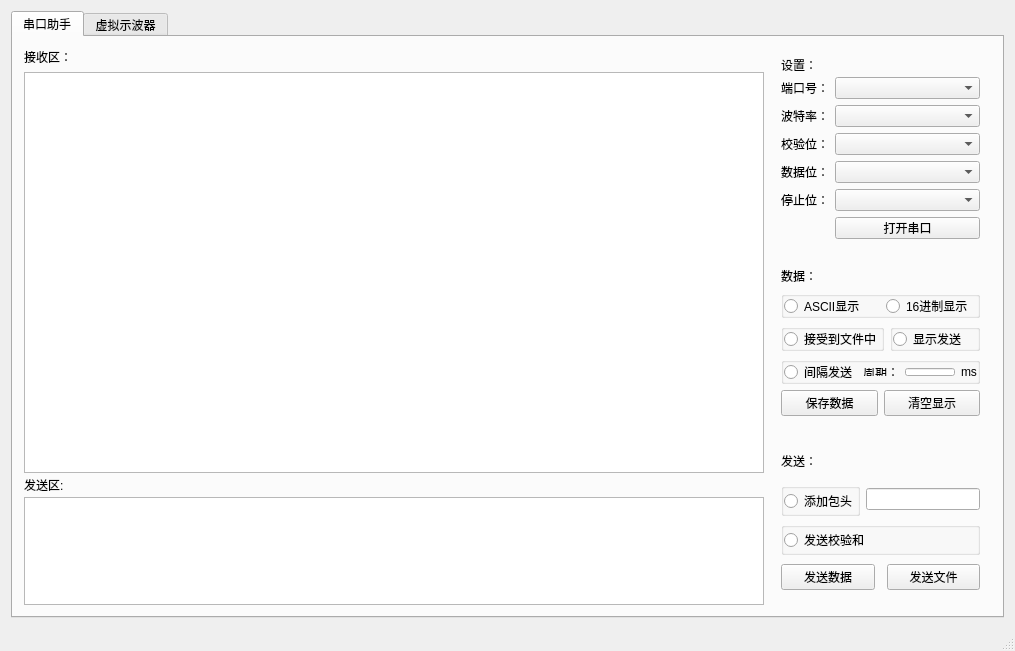
<?xml version="1.0" encoding="UTF-8"?>
<ui version="4.0">
 <class>MainWindow</class>
 <widget class="QMainWindow" name="MainWindow">
  <property name="geometry">
   <rect>
    <x>0</x>
    <y>0</y>
    <width>1009</width>
    <height>639</height>
   </rect>
  </property>
  <property name="windowTitle">
   <string>调试助手</string>
  </property>
  <widget class="QWidget" name="centralWidget">
   <property name="enabled">
    <bool>true</bool>
   </property>
   <layout class="QHBoxLayout" name="horizontalLayout">
    <item>
     <widget class="QTabWidget" name="tabWidget">
      <property name="currentIndex">
       <number>0</number>
      </property>
      <widget class="QWidget" name="tab">
       <attribute name="title">
        <string>串口助手</string>
       </attribute>
       <layout class="QHBoxLayout" name="horizontalLayout_2">
        <item>
         <widget class="QWidget" name="widget_13" native="true">
          <layout class="QVBoxLayout" name="verticalLayout_8">
           <property name="leftMargin">
            <number>0</number>
           </property>
           <property name="topMargin">
            <number>0</number>
           </property>
           <property name="rightMargin">
            <number>0</number>
           </property>
           <property name="bottomMargin">
            <number>0</number>
           </property>
           <item>
            <widget class="QLabel" name="label_12">
             <property name="text">
              <string>接收区：</string>
             </property>
            </widget>
           </item>
           <item>
            <widget class="QTextEdit" name="textEdit_3">
             <property name="minimumSize">
              <size>
               <width>651</width>
               <height>401</height>
              </size>
             </property>
             <property name="lineWrapMode">
              <enum>QTextEdit::FixedColumnWidth</enum>
             </property>
             <property name="textInteractionFlags">
              <set>Qt::TextSelectableByMouse</set>
             </property>
            </widget>
           </item>
           <item>
            <widget class="QLabel" name="label_13">
             <property name="minimumSize">
              <size>
               <width>740</width>
               <height>12</height>
              </size>
             </property>
             <property name="text">
              <string>发送区:</string>
             </property>
            </widget>
           </item>
           <item>
            <widget class="QTextEdit" name="textEdit_4">
             <property name="maximumSize">
              <size>
               <width>16777215</width>
               <height>150</height>
              </size>
             </property>
            </widget>
           </item>
          </layout>
         </widget>
        </item>
        <item>
         <widget class="QWidget" name="widget_14" native="true">
          <property name="enabled">
           <bool>true</bool>
          </property>
          <property name="sizePolicy">
           <sizepolicy hsizetype="Ignored" vsizetype="Ignored">
            <horstretch>0</horstretch>
            <verstretch>0</verstretch>
           </sizepolicy>
          </property>
          <property name="minimumSize">
           <size>
            <width>221</width>
            <height>555</height>
           </size>
          </property>
          <property name="maximumSize">
           <size>
            <width>221</width>
            <height>16777215</height>
           </size>
          </property>
          <property name="sizeIncrement">
           <size>
            <width>491</width>
            <height>0</height>
           </size>
          </property>
          <layout class="QVBoxLayout" name="verticalLayout_9">
           <property name="leftMargin">
            <number>0</number>
           </property>
           <property name="topMargin">
            <number>0</number>
           </property>
           <property name="rightMargin">
            <number>0</number>
           </property>
           <property name="bottomMargin">
            <number>0</number>
           </property>
           <item>
            <widget class="QWidget" name="widget_15" native="true">
             <property name="minimumSize">
              <size>
               <width>221</width>
               <height>202</height>
              </size>
             </property>
             <property name="maximumSize">
              <size>
               <width>221</width>
               <height>202</height>
              </size>
             </property>
             <layout class="QVBoxLayout" name="verticalLayout_10">
              <item>
               <widget class="QLabel" name="label_14">
                <property name="maximumSize">
                 <size>
                  <width>203</width>
                  <height>12</height>
                 </size>
                </property>
                <property name="text">
                 <string>设置：</string>
                </property>
               </widget>
              </item>
              <item>
               <layout class="QFormLayout" name="formLayout_2">
                <item row="0" column="0">
                 <widget class="QLabel" name="label_15">
                  <property name="text">
                   <string>端口号：</string>
                  </property>
                 </widget>
                </item>
                <item row="0" column="1">
                 <widget class="QComboBox" name="comboBox_6"/>
                </item>
                <item row="1" column="0">
                 <widget class="QLabel" name="label_16">
                  <property name="text">
                   <string>波特率：</string>
                  </property>
                 </widget>
                </item>
                <item row="1" column="1">
                 <widget class="QComboBox" name="comboBox_7"/>
                </item>
                <item row="2" column="0">
                 <widget class="QLabel" name="label_17">
                  <property name="text">
                   <string>校验位：</string>
                  </property>
                 </widget>
                </item>
                <item row="2" column="1">
                 <widget class="QComboBox" name="comboBox_8"/>
                </item>
                <item row="3" column="0">
                 <widget class="QLabel" name="label_18">
                  <property name="text">
                   <string>数据位：</string>
                  </property>
                 </widget>
                </item>
                <item row="3" column="1">
                 <widget class="QComboBox" name="comboBox_9"/>
                </item>
                <item row="4" column="0">
                 <widget class="QLabel" name="label_19">
                  <property name="text">
                   <string>停止位：</string>
                  </property>
                 </widget>
                </item>
                <item row="4" column="1">
                 <widget class="QComboBox" name="comboBox_10"/>
                </item>
                <item row="5" column="1">
                 <widget class="QPushButton" name="pushButton_5">
                  <property name="text">
                   <string>打开串口</string>
                  </property>
                 </widget>
                </item>
               </layout>
              </item>
             </layout>
            </widget>
           </item>
           <item>
            <widget class="QWidget" name="widget_16" native="true">
             <property name="minimumSize">
              <size>
               <width>221</width>
               <height>171</height>
              </size>
             </property>
             <property name="maximumSize">
              <size>
               <width>16777215</width>
               <height>171</height>
              </size>
             </property>
             <property name="sizeIncrement">
              <size>
               <width>250</width>
               <height>171</height>
              </size>
             </property>
             <layout class="QVBoxLayout" name="verticalLayout_11">
              <item>
               <widget class="QLabel" name="label_20">
                <property name="text">
                 <string>数据：</string>
                </property>
               </widget>
              </item>
              <item>
               <widget class="QGroupBox" name="groupBox_7">
                <property name="title">
                 <string/>
                </property>
                <layout class="QHBoxLayout" name="horizontalLayout_13">
                 <property name="spacing">
                  <number>10</number>
                 </property>
                 <property name="leftMargin">
                  <number>0</number>
                 </property>
                 <property name="topMargin">
                  <number>0</number>
                 </property>
                 <property name="rightMargin">
                  <number>0</number>
                 </property>
                 <property name="bottomMargin">
                  <number>0</number>
                 </property>
                 <item>
                  <widget class="QRadioButton" name="radioButton_8">
                   <property name="text">
                    <string>ASCII显示</string>
                   </property>
                  </widget>
                 </item>
                 <item>
                  <widget class="QRadioButton" name="radioButton_9">
                   <property name="text">
                    <string>16进制显示</string>
                   </property>
                  </widget>
                 </item>
                </layout>
               </widget>
              </item>
              <item>
               <widget class="QWidget" name="widget_17" native="true">
                <layout class="QHBoxLayout" name="horizontalLayout_14">
                 <property name="leftMargin">
                  <number>0</number>
                 </property>
                 <property name="topMargin">
                  <number>0</number>
                 </property>
                 <property name="rightMargin">
                  <number>0</number>
                 </property>
                 <property name="bottomMargin">
                  <number>0</number>
                 </property>
                 <item>
                  <widget class="QGroupBox" name="groupBox_8">
                   <property name="title">
                    <string/>
                   </property>
                   <layout class="QVBoxLayout" name="verticalLayout_12">
                    <property name="leftMargin">
                     <number>0</number>
                    </property>
                    <property name="topMargin">
                     <number>0</number>
                    </property>
                    <property name="rightMargin">
                     <number>0</number>
                    </property>
                    <property name="bottomMargin">
                     <number>0</number>
                    </property>
                    <item>
                     <widget class="QRadioButton" name="radioButton_10">
                      <property name="text">
                       <string>接受到文件中</string>
                      </property>
                     </widget>
                    </item>
                   </layout>
                  </widget>
                 </item>
                 <item>
                  <widget class="QGroupBox" name="groupBox_9">
                   <property name="title">
                    <string/>
                   </property>
                   <layout class="QHBoxLayout" name="horizontalLayout_15">
                    <property name="leftMargin">
                     <number>0</number>
                    </property>
                    <property name="topMargin">
                     <number>0</number>
                    </property>
                    <property name="rightMargin">
                     <number>0</number>
                    </property>
                    <property name="bottomMargin">
                     <number>0</number>
                    </property>
                    <item>
                     <widget class="QRadioButton" name="radioButton_11">
                      <property name="text">
                       <string>显示发送</string>
                      </property>
                     </widget>
                    </item>
                   </layout>
                  </widget>
                 </item>
                </layout>
               </widget>
              </item>
              <item>
               <widget class="QGroupBox" name="groupBox_10">
                <property name="title">
                 <string/>
                </property>
                <layout class="QHBoxLayout" name="horizontalLayout_16">
                 <property name="leftMargin">
                  <number>0</number>
                 </property>
                 <property name="topMargin">
                  <number>0</number>
                 </property>
                 <property name="rightMargin">
                  <number>0</number>
                 </property>
                 <property name="bottomMargin">
                  <number>0</number>
                 </property>
                 <item>
                  <widget class="QRadioButton" name="radioButton_12">
                   <property name="text">
                    <string>间隔发送</string>
                   </property>
                  </widget>
                 </item>
                 <item>
                  <widget class="QWidget" name="widget_18" native="true">
                   <layout class="QHBoxLayout" name="horizontalLayout_17">
                    <property name="leftMargin">
                     <number>0</number>
                    </property>
                    <property name="topMargin">
                     <number>5</number>
                    </property>
                    <property name="rightMargin">
                     <number>0</number>
                    </property>
                    <property name="bottomMargin">
                     <number>5</number>
                    </property>
                    <item>
                     <widget class="QLabel" name="label_21">
                      <property name="text">
                       <string>周期：</string>
                      </property>
                     </widget>
                    </item>
                    <item>
                     <widget class="QLineEdit" name="lineEdit_3"/>
                    </item>
                    <item>
                     <widget class="QLabel" name="label">
                      <property name="text">
                       <string>ms</string>
                      </property>
                     </widget>
                    </item>
                   </layout>
                  </widget>
                 </item>
                </layout>
               </widget>
              </item>
              <item>
               <widget class="QWidget" name="widget_19" native="true">
                <layout class="QHBoxLayout" name="horizontalLayout_18">
                 <property name="leftMargin">
                  <number>0</number>
                 </property>
                 <property name="topMargin">
                  <number>0</number>
                 </property>
                 <property name="rightMargin">
                  <number>0</number>
                 </property>
                 <property name="bottomMargin">
                  <number>0</number>
                 </property>
                 <item>
                  <widget class="QPushButton" name="pushButton_6">
                   <property name="text">
                    <string>保存数据</string>
                   </property>
                  </widget>
                 </item>
                 <item>
                  <widget class="QPushButton" name="pushButton_7">
                   <property name="text">
                    <string>清空显示</string>
                   </property>
                  </widget>
                 </item>
                </layout>
               </widget>
              </item>
             </layout>
            </widget>
           </item>
           <item>
            <widget class="QWidget" name="widget_20" native="true">
             <property name="minimumSize">
              <size>
               <width>221</width>
               <height>171</height>
              </size>
             </property>
             <property name="maximumSize">
              <size>
               <width>16777215</width>
               <height>171</height>
              </size>
             </property>
             <property name="sizeIncrement">
              <size>
               <width>272</width>
               <height>109</height>
              </size>
             </property>
             <layout class="QVBoxLayout" name="verticalLayout_13">
              <item>
               <widget class="QLabel" name="label_22">
                <property name="text">
                 <string>发送：</string>
                </property>
               </widget>
              </item>
              <item>
               <widget class="QWidget" name="widget_21" native="true">
                <layout class="QHBoxLayout" name="horizontalLayout_19">
                 <property name="leftMargin">
                  <number>0</number>
                 </property>
                 <property name="topMargin">
                  <number>0</number>
                 </property>
                 <property name="rightMargin">
                  <number>0</number>
                 </property>
                 <property name="bottomMargin">
                  <number>0</number>
                 </property>
                 <item>
                  <widget class="QGroupBox" name="groupBox_11">
                   <property name="title">
                    <string/>
                   </property>
                   <layout class="QHBoxLayout" name="horizontalLayout_20">
                    <property name="spacing">
                     <number>0</number>
                    </property>
                    <property name="leftMargin">
                     <number>0</number>
                    </property>
                    <property name="topMargin">
                     <number>0</number>
                    </property>
                    <property name="rightMargin">
                     <number>0</number>
                    </property>
                    <property name="bottomMargin">
                     <number>0</number>
                    </property>
                    <item>
                     <widget class="QRadioButton" name="radioButton_13">
                      <property name="text">
                       <string>添加包头</string>
                      </property>
                     </widget>
                    </item>
                   </layout>
                  </widget>
                 </item>
                 <item>
                  <widget class="QLineEdit" name="lineEdit_4"/>
                 </item>
                </layout>
               </widget>
              </item>
              <item>
               <widget class="QGroupBox" name="groupBox_12">
                <property name="title">
                 <string/>
                </property>
                <layout class="QHBoxLayout" name="horizontalLayout_21">
                 <property name="spacing">
                  <number>0</number>
                 </property>
                 <property name="leftMargin">
                  <number>0</number>
                 </property>
                 <property name="topMargin">
                  <number>0</number>
                 </property>
                 <property name="rightMargin">
                  <number>0</number>
                 </property>
                 <property name="bottomMargin">
                  <number>0</number>
                 </property>
                 <item>
                  <widget class="QRadioButton" name="radioButton_14">
                   <property name="text">
                    <string>发送校验和</string>
                   </property>
                  </widget>
                 </item>
                </layout>
               </widget>
              </item>
              <item>
               <widget class="QWidget" name="widget_22" native="true">
                <layout class="QHBoxLayout" name="horizontalLayout_22">
                 <property name="spacing">
                  <number>12</number>
                 </property>
                 <property name="leftMargin">
                  <number>0</number>
                 </property>
                 <property name="topMargin">
                  <number>0</number>
                 </property>
                 <property name="rightMargin">
                  <number>0</number>
                 </property>
                 <property name="bottomMargin">
                  <number>0</number>
                 </property>
                 <item>
                  <widget class="QPushButton" name="pushButton_8">
                   <property name="text">
                    <string>发送数据</string>
                   </property>
                  </widget>
                 </item>
                 <item>
                  <widget class="QPushButton" name="pushButton">
                   <property name="text">
                    <string>发送文件</string>
                   </property>
                  </widget>
                 </item>
                </layout>
               </widget>
              </item>
             </layout>
            </widget>
           </item>
          </layout>
         </widget>
        </item>
       </layout>
      </widget>
      <widget class="QWidget" name="tab_2">
       <attribute name="title">
        <string>虚拟示波器</string>
       </attribute>
      </widget>
     </widget>
    </item>
   </layout>
  </widget>
  <widget class="QStatusBar" name="statusBar"/>
 </widget>
 <layoutdefault spacing="6" margin="11"/>
 <resources/>
 <connections/>
</ui>
